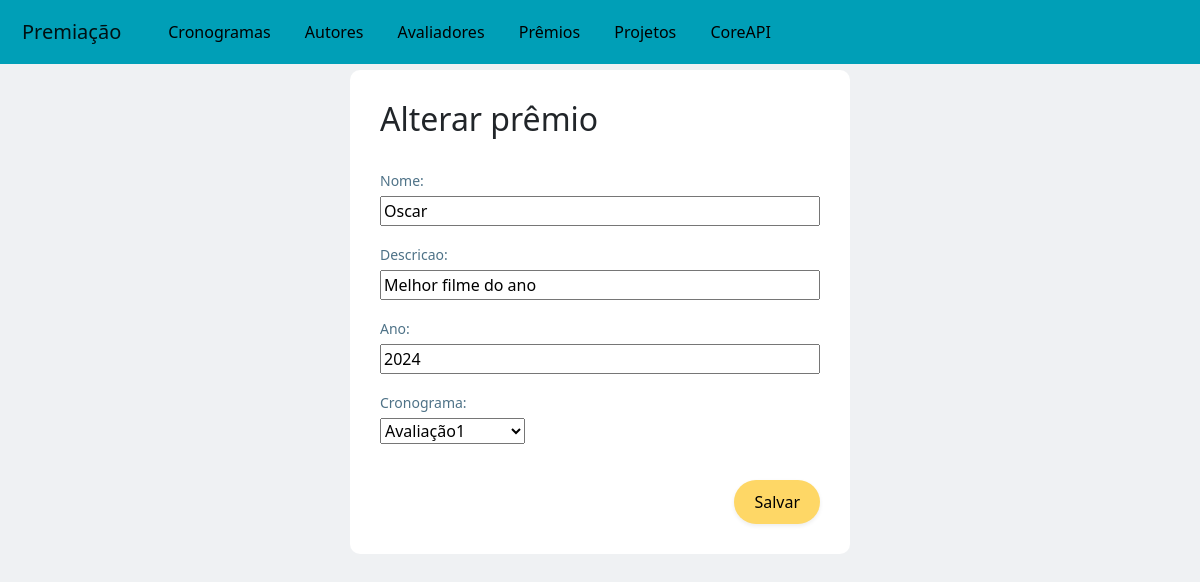
/teste/alterarPremio/1, run on the app's committed database.
### teste/models.py (models this page shows, shortened)
class Premio(models.Model):
    nome = models.CharField(max_length=300)
    descricao = models.CharField(max_length=500)
    ano = models.IntegerField()
    cronograma = models.ForeignKey(Cronograma, on_delete=models.SET_NULL,null=True)

class Cronograma(models.Model):
    dataInicio = models.DateField()
    dataFim = models.DateField()
    descricao = models.CharField(max_length=200)
    def __str__(self):
        return self.descricao

### teste/views.py (the view, shortened to what this page needs)
# urls.py: path('alterarPremio/<int:id>', views.alterarPremio, name='alterarPremio'),
def alterarPremio(request, id):
    premio = Premio.objects.get(id=id)
    form = PremioForm(instance=premio)
    if request.method == 'GET':
        return render(request, 'Premio/alterar_premio.html', {'form': form, 'premio': premio})

### teste/forms.py
class PremioForm(ModelForm):
    class Meta:
        model = Premio
        fields = "__all__"

### teste/templates/Premio/alterar_premio.html (shortened to what this page needs)
{% extends "template.html" %}
{% block content %}
<div class="d-flex justify-content-center">
    <div class="forms">
        <h2>Alterar prêmio</h2>
        <form action="{% url 'alterarPremio' premio.id %}" method="POST">
            {{ form.as_p }}
            <button class="button-style shadow-sm" type="submit">Salvar</button>
        </form>
    </div>
</div>
{% endblock %}

### teste/static/css/styles.css (style rules this page uses)
body { background-color: #EFF1F3; }
.button-style { padding: 10px 20px; border-radius:100px; background-color: #FED766; }
form .button-style { border-width: 0!important; float: right; margin-top: 20px!important; }
h2 { margin-bottom: 30px!important; }
.forms { padding: 30px; background-color: #fff; min-width: 500px; border-radius: 10px; }
label { width: 100%!important; margin-bottom: 5px!important; font-size: 14px!important; font-weight: 500; color: #4e7287; }
input { width: 100%!important; }

### data on the page
Premio: nome "Oscar", descricao "Melhor filme do ano", ano "2024", cronograma "Avaliação1"
